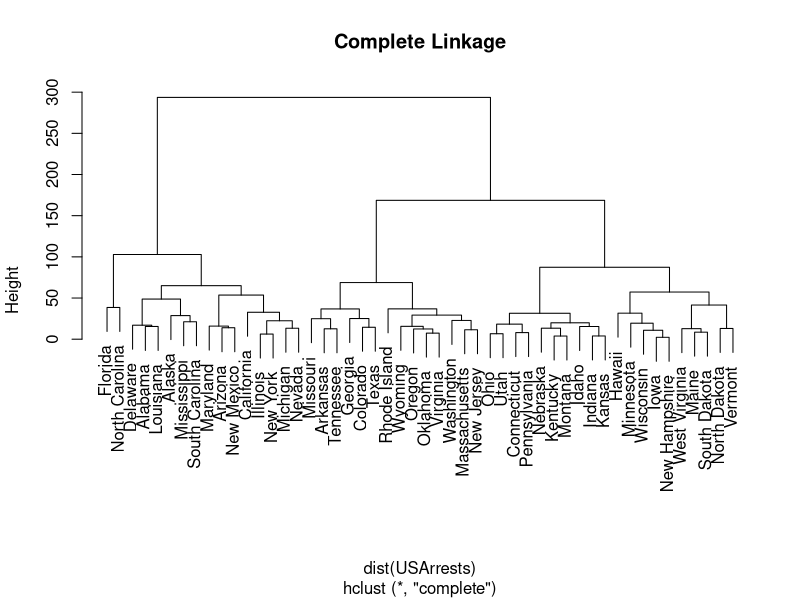
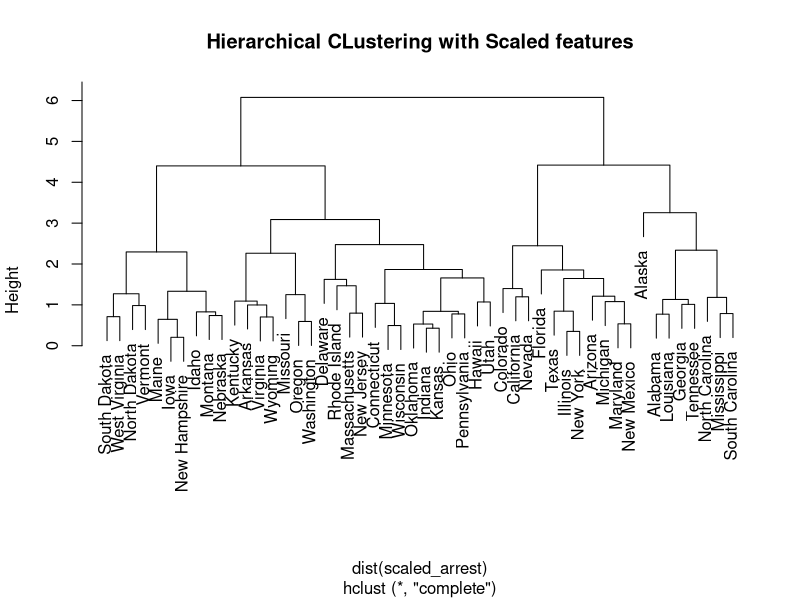

These charts were generated, in order, by the following R code:
?USArrests

hc.complete <- hclust(dist(USArrests),method="complete")
plot(hc.complete, main = "Complete Linkage")

#Cutting Dendrogram to determine the clusters
cutree(hc.complete ,3)

scaled_arrest <- scale(USArrests)
sclaed_hc <- hclust(dist(scaled_arrest) ,method = "complete")
plot(hclust(dist(scaled_arrest) ,method = "complete"), main = "Hierarchical CLustering with Scaled features")

#Comparing the tables 
cutree(sclaed_hc ,3)
table(cutree(hc.complete, 3), cutree(sclaed_hc, 3))
